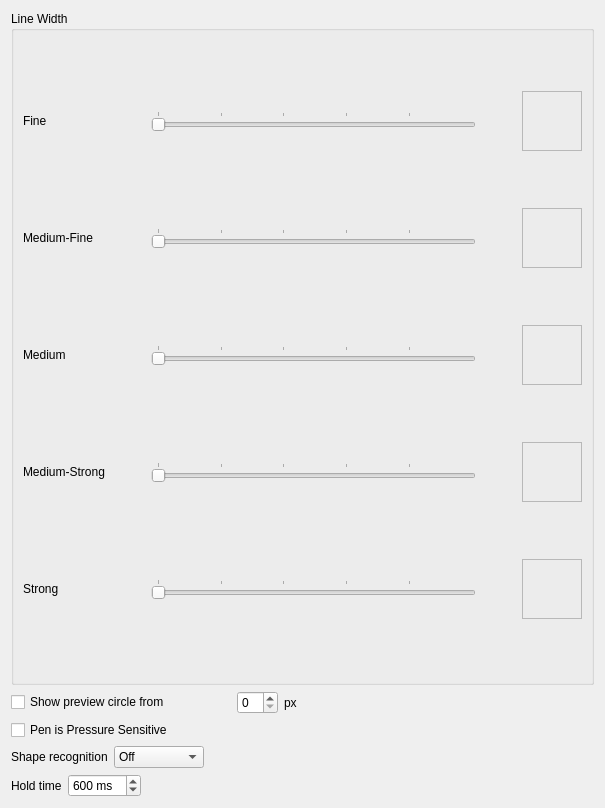
<?xml version="1.0" encoding="UTF-8"?>
<ui version="4.0">
 <class>brushProperties</class>
 <widget class="QFrame" name="brushProperties">
  <property name="geometry">
   <rect>
    <x>0</x>
    <y>0</y>
    <width>605</width>
    <height>808</height>
   </rect>
  </property>
  <property name="windowTitle">
   <string/>
  </property>
  <property name="frameShape">
   <enum>QFrame::NoFrame</enum>
  </property>
  <property name="frameShadow">
   <enum>QFrame::Plain</enum>
  </property>
  <layout class="QGridLayout" name="gridLayout">
   <item row="1" column="1" colspan="3">
    <widget class="QGroupBox" name="lineWidthGroupBox">
     <property name="sizePolicy">
      <sizepolicy hsizetype="Minimum" vsizetype="Preferred">
       <horstretch>0</horstretch>
       <verstretch>0</verstretch>
      </sizepolicy>
     </property>
     <property name="title">
      <string>Line Width</string>
     </property>
     <layout class="QGridLayout" name="gridLayout_2">
      <item row="1" column="0">
       <widget class="QLabel" name="fineLabel">
        <property name="text">
         <string>Fine</string>
        </property>
       </widget>
      </item>
      <item row="1" column="1">
       <spacer name="wSpacer">
        <property name="orientation">
         <enum>Qt::Horizontal</enum>
        </property>
        <property name="sizeType">
         <enum>QSizePolicy::Fixed</enum>
        </property>
        <property name="sizeHint" stdset="0">
         <size>
          <width>40</width>
          <height>20</height>
         </size>
        </property>
       </spacer>
      </item>
      <item row="1" column="2">
       <widget class="QSlider" name="fineSlider">
        <property name="minimum">
         <number>5</number>
        </property>
        <property name="maximum">
         <number>500</number>
        </property>
        <property name="value">
         <number>5</number>
        </property>
        <property name="orientation">
         <enum>Qt::Horizontal</enum>
        </property>
        <property name="tickPosition">
         <enum>QSlider::TicksAbove</enum>
        </property>
        <property name="tickInterval">
         <number>100</number>
        </property>
       </widget>
      </item>
      <item row="1" column="3">
       <spacer name="eSpacer">
        <property name="orientation">
         <enum>Qt::Horizontal</enum>
        </property>
        <property name="sizeType">
         <enum>QSizePolicy::Fixed</enum>
        </property>
        <property name="sizeHint" stdset="0">
         <size>
          <width>40</width>
          <height>20</height>
         </size>
        </property>
       </spacer>
      </item>
      <item row="1" column="4">
       <widget class="UBCircleFrame" name="fineDisplayFrame">
        <property name="sizePolicy">
         <sizepolicy hsizetype="Fixed" vsizetype="Fixed">
          <horstretch>60</horstretch>
          <verstretch>60</verstretch>
         </sizepolicy>
        </property>
        <property name="minimumSize">
         <size>
          <width>60</width>
          <height>60</height>
         </size>
        </property>
        <property name="frameShape">
         <enum>QFrame::StyledPanel</enum>
        </property>
        <property name="frameShadow">
         <enum>QFrame::Raised</enum>
        </property>
       </widget>
      </item>
      <item row="2" column="0">
       <widget class="QLabel" name="mediumFineLabel">
        <property name="text">
         <string>Medium-Fine</string>
        </property>
       </widget>
      </item>
      <item row="2" column="2">
       <widget class="QSlider" name="mediumFineSlider">
        <property name="minimum">
         <number>5</number>
        </property>
        <property name="maximum">
         <number>500</number>
        </property>
        <property name="orientation">
         <enum>Qt::Horizontal</enum>
        </property>
        <property name="tickPosition">
         <enum>QSlider::TicksAbove</enum>
        </property>
        <property name="tickInterval">
         <number>100</number>
        </property>
       </widget>
      </item>
      <item row="2" column="4">
       <widget class="UBCircleFrame" name="mediumFineDisplayFrame">
        <property name="sizePolicy">
         <sizepolicy hsizetype="Fixed" vsizetype="Fixed">
          <horstretch>60</horstretch>
          <verstretch>60</verstretch>
         </sizepolicy>
        </property>
        <property name="minimumSize">
         <size>
          <width>60</width>
          <height>60</height>
         </size>
        </property>
        <property name="frameShape">
         <enum>QFrame::StyledPanel</enum>
        </property>
        <property name="frameShadow">
         <enum>QFrame::Raised</enum>
        </property>
       </widget>
      </item>
      <item row="3" column="0">
       <widget class="QLabel" name="mediumLabel">
        <property name="text">
         <string>Medium</string>
        </property>
       </widget>
      </item>
      <item row="3" column="2">
       <widget class="QSlider" name="mediumSlider">
        <property name="minimum">
         <number>5</number>
        </property>
        <property name="maximum">
         <number>500</number>
        </property>
        <property name="orientation">
         <enum>Qt::Horizontal</enum>
        </property>
        <property name="tickPosition">
         <enum>QSlider::TicksAbove</enum>
        </property>
        <property name="tickInterval">
         <number>100</number>
        </property>
       </widget>
      </item>
      <item row="3" column="4">
       <widget class="UBCircleFrame" name="mediumDisplayFrame">
        <property name="sizePolicy">
         <sizepolicy hsizetype="Fixed" vsizetype="Fixed">
          <horstretch>60</horstretch>
          <verstretch>60</verstretch>
         </sizepolicy>
        </property>
        <property name="minimumSize">
         <size>
          <width>60</width>
          <height>60</height>
         </size>
        </property>
        <property name="frameShape">
         <enum>QFrame::StyledPanel</enum>
        </property>
        <property name="frameShadow">
         <enum>QFrame::Raised</enum>
        </property>
       </widget>
      </item>
      <item row="4" column="0">
       <widget class="QLabel" name="mediumStrongLabel">
        <property name="text">
         <string>Medium-Strong</string>
        </property>
       </widget>
      </item>
      <item row="4" column="2">
       <widget class="QSlider" name="mediumStrongSlider">
        <property name="minimum">
         <number>5</number>
        </property>
        <property name="maximum">
         <number>500</number>
        </property>
        <property name="orientation">
         <enum>Qt::Horizontal</enum>
        </property>
        <property name="tickPosition">
         <enum>QSlider::TicksAbove</enum>
        </property>
        <property name="tickInterval">
         <number>100</number>
        </property>
       </widget>
      </item>
      <item row="4" column="4">
       <widget class="UBCircleFrame" name="mediumStrongDisplayFrame">
        <property name="sizePolicy">
         <sizepolicy hsizetype="Fixed" vsizetype="Fixed">
          <horstretch>60</horstretch>
          <verstretch>60</verstretch>
         </sizepolicy>
        </property>
        <property name="minimumSize">
         <size>
          <width>60</width>
          <height>60</height>
         </size>
        </property>
        <property name="frameShape">
         <enum>QFrame::StyledPanel</enum>
        </property>
        <property name="frameShadow">
         <enum>QFrame::Raised</enum>
        </property>
       </widget>
      </item>
      <item row="5" column="0">
       <widget class="QLabel" name="strongLabel">
        <property name="text">
         <string>Strong</string>
        </property>
       </widget>
      </item>
      <item row="5" column="2">
       <widget class="QSlider" name="strongSlider">
        <property name="minimum">
         <number>5</number>
        </property>
        <property name="maximum">
         <number>500</number>
        </property>
        <property name="orientation">
         <enum>Qt::Horizontal</enum>
        </property>
        <property name="tickPosition">
         <enum>QSlider::TicksAbove</enum>
        </property>
        <property name="tickInterval">
         <number>100</number>
        </property>
       </widget>
      </item>
      <item row="5" column="4">
       <widget class="UBCircleFrame" name="strongDisplayFrame">
        <property name="sizePolicy">
         <sizepolicy hsizetype="Fixed" vsizetype="Fixed">
          <horstretch>60</horstretch>
          <verstretch>60</verstretch>
         </sizepolicy>
        </property>
        <property name="minimumSize">
         <size>
          <width>60</width>
          <height>60</height>
         </size>
        </property>
        <property name="frameShape">
         <enum>QFrame::StyledPanel</enum>
        </property>
        <property name="frameShadow">
         <enum>QFrame::Raised</enum>
        </property>
       </widget>
      </item>
     </layout>
    </widget>
   </item>
   <item row="3" column="1" colspan="3">
    <widget class="QFrame" name="pressureFrame">
     <property name="frameShape">
      <enum>QFrame::NoFrame</enum>
     </property>
     <property name="frameShadow">
      <enum>QFrame::Raised</enum>
     </property>
     <layout class="QHBoxLayout" name="horizontalLayout_4">
      <property name="leftMargin">
       <number>0</number>
      </property>
      <property name="topMargin">
       <number>0</number>
      </property>
      <property name="rightMargin">
       <number>0</number>
      </property>
      <property name="bottomMargin">
       <number>0</number>
      </property>
      <item>
       <widget class="QCheckBox" name="pressureSensitiveCheckBox">
        <property name="sizePolicy">
         <sizepolicy hsizetype="MinimumExpanding" vsizetype="Fixed">
          <horstretch>0</horstretch>
          <verstretch>0</verstretch>
         </sizepolicy>
        </property>
        <property name="text">
         <string>Pen is Pressure Sensitive</string>
        </property>
       </widget>
      </item>
      <item>
       <spacer name="seSpacer">
        <property name="orientation">
         <enum>Qt::Horizontal</enum>
        </property>
        <property name="sizeHint" stdset="0">
         <size>
          <width>198</width>
          <height>20</height>
         </size>
        </property>
       </spacer>
      </item>
     </layout>
    </widget>
   </item>
   <item row="2" column="1">
    <widget class="QFrame" name="circleFrame">
     <property name="frameShape">
      <enum>QFrame::NoFrame</enum>
     </property>
     <property name="frameShadow">
      <enum>QFrame::Raised</enum>
     </property>
     <layout class="QHBoxLayout" name="horizontalLayout_5">
      <property name="leftMargin">
       <number>0</number>
      </property>
      <property name="topMargin">
       <number>0</number>
      </property>
      <property name="rightMargin">
       <number>0</number>
      </property>
      <property name="bottomMargin">
       <number>0</number>
      </property>
      <item>
       <widget class="QCheckBox" name="circleCheckBox">
        <property name="sizePolicy">
         <sizepolicy hsizetype="MinimumExpanding" vsizetype="Fixed">
          <horstretch>0</horstretch>
          <verstretch>0</verstretch>
         </sizepolicy>
        </property>
        <property name="text">
         <string>Show preview circle from</string>
        </property>
       </widget>
      </item>
      <item>
       <widget class="QSpinBox" name="circleSpinBox"/>
      </item>
      <item>
       <widget class="QLabel" name="pxlabel">
        <property name="text">
         <string>px</string>
        </property>
       </widget>
      </item>
     </layout>
    </widget>
   </item>
   <item row="2" column="2">
    <spacer name="cspacerright">
     <property name="orientation">
      <enum>Qt::Horizontal</enum>
     </property>
     <property name="sizeHint" stdset="0">
      <size>
       <width>198</width>
       <height>20</height>
      </size>
     </property>
    </spacer>
   </item>
   <item row="4" column="1" colspan="3">
    <widget class="QFrame" name="shapeRecognitionFrame">
     <property name="frameShape">
      <enum>QFrame::NoFrame</enum>
     </property>
     <property name="frameShadow">
      <enum>QFrame::Raised</enum>
     </property>
     <layout class="QHBoxLayout" name="horizontalLayout_shapeRec">
      <property name="leftMargin">
       <number>0</number>
      </property>
      <property name="topMargin">
       <number>0</number>
      </property>
      <property name="rightMargin">
       <number>0</number>
      </property>
      <property name="bottomMargin">
       <number>0</number>
      </property>
      <item>
       <widget class="QLabel" name="shapeRecognitionLabel">
        <property name="text">
         <string>Shape recognition</string>
        </property>
       </widget>
      </item>
      <item>
       <widget class="QComboBox" name="shapeRecognitionComboBox">
        <item>
         <property name="text">
          <string>Off</string>
         </property>
        </item>
        <item>
         <property name="text">
          <string>Hold still</string>
         </property>
        </item>
        <item>
         <property name="text">
          <string>On release</string>
         </property>
        </item>
       </widget>
      </item>
      <item>
       <spacer name="shapeRecSpacer">
        <property name="orientation">
         <enum>Qt::Horizontal</enum>
        </property>
        <property name="sizeHint" stdset="0">
         <size>
          <width>198</width>
          <height>20</height>
         </size>
        </property>
       </spacer>
      </item>
     </layout>
    </widget>
   </item>
   <item row="5" column="1" colspan="3">
    <widget class="QFrame" name="shapeHoldTimeFrame">
     <property name="frameShape">
      <enum>QFrame::NoFrame</enum>
     </property>
     <property name="frameShadow">
      <enum>QFrame::Raised</enum>
     </property>
     <layout class="QHBoxLayout" name="horizontalLayout_shapeHold">
      <property name="leftMargin">
       <number>0</number>
      </property>
      <property name="topMargin">
       <number>0</number>
      </property>
      <property name="rightMargin">
       <number>0</number>
      </property>
      <property name="bottomMargin">
       <number>0</number>
      </property>
      <item>
       <widget class="QLabel" name="shapeHoldTimeLabel">
        <property name="text">
         <string>Hold time</string>
        </property>
       </widget>
      </item>
      <item>
       <widget class="QSpinBox" name="shapeHoldTimeSpinBox">
        <property name="minimum">
         <number>200</number>
        </property>
        <property name="maximum">
         <number>2000</number>
        </property>
        <property name="singleStep">
         <number>50</number>
        </property>
        <property name="value">
         <number>600</number>
        </property>
        <property name="suffix">
         <string> ms</string>
        </property>
       </widget>
      </item>
      <item>
       <spacer name="shapeHoldSpacer">
        <property name="orientation">
         <enum>Qt::Horizontal</enum>
        </property>
        <property name="sizeHint" stdset="0">
         <size>
          <width>198</width>
          <height>20</height>
         </size>
        </property>
       </spacer>
      </item>
     </layout>
    </widget>
   </item>
  </layout>
 </widget>
 <tabstops>
  <tabstop>fineSlider</tabstop>
  <tabstop>mediumSlider</tabstop>
  <tabstop>strongSlider</tabstop>
  <tabstop>circleCheckBox</tabstop>
  <tabstop>circleSpinBox</tabstop>
  <tabstop>pressureSensitiveCheckBox</tabstop>
  <tabstop>shapeRecognitionComboBox</tabstop>
  <tabstop>shapeHoldTimeSpinBox</tabstop>
 </tabstops>
 <customwidgets>
  <customwidget>
   <class>UBCircleFrame</class>
   <extends>QFrame</extends>
   <header>gui/UBCircleFrame.h</header>
   <container>1</container>
  </customwidget>
 </customwidgets>
 <tabstops>
  <tabstop>fineSlider</tabstop>
  <tabstop>mediumFineSlider</tabstop>
  <tabstop>mediumSlider</tabstop>
  <tabstop>mediumStrongSlider</tabstop>
  <tabstop>strongSlider</tabstop>
  <tabstop>circleCheckBox</tabstop>
  <tabstop>circleSpinBox</tabstop>
  <tabstop>pressureSensitiveCheckBox</tabstop>
 </tabstops>
 <resources/>
 <connections/>
</ui>
